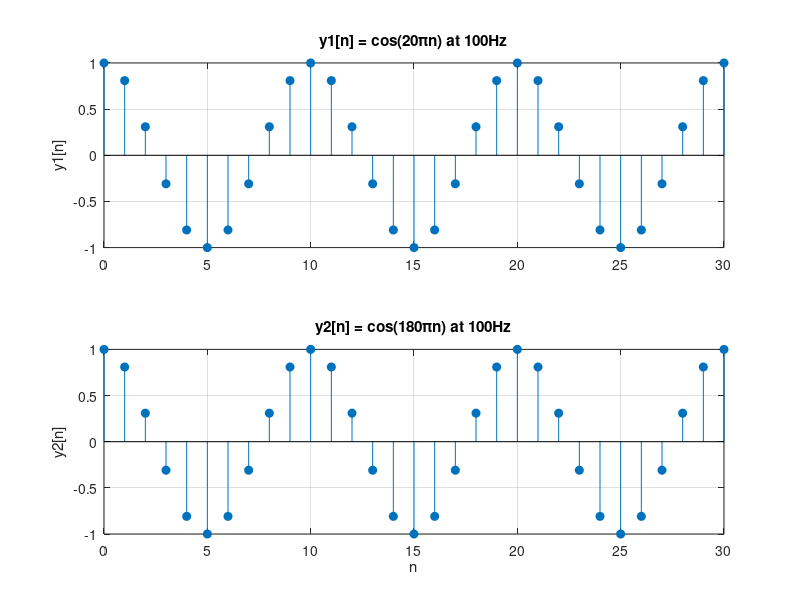
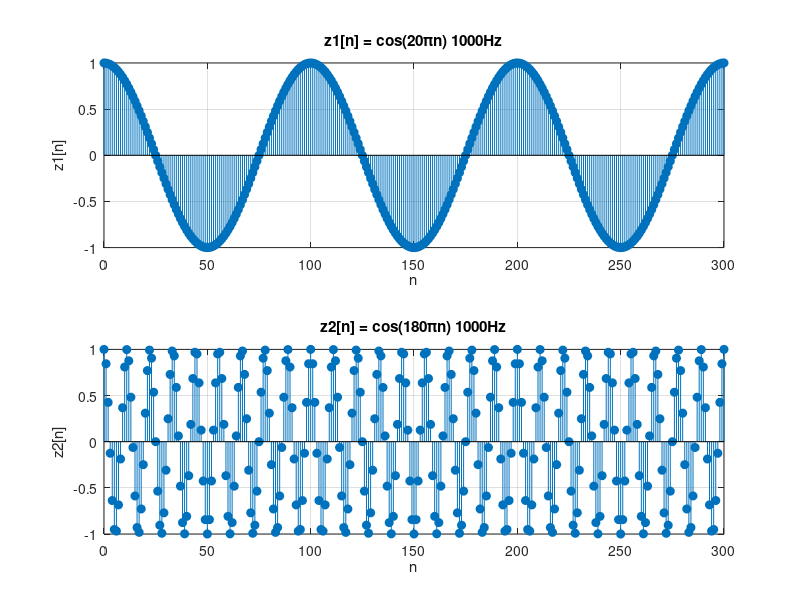
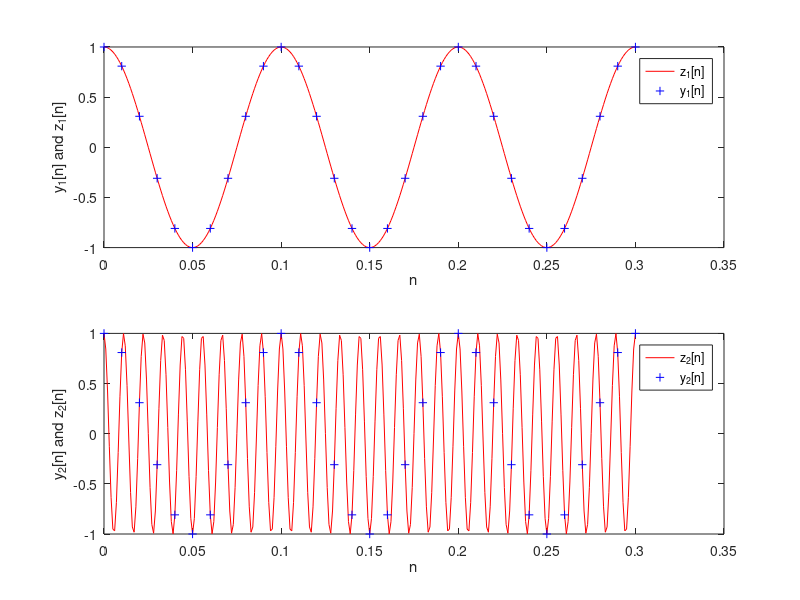
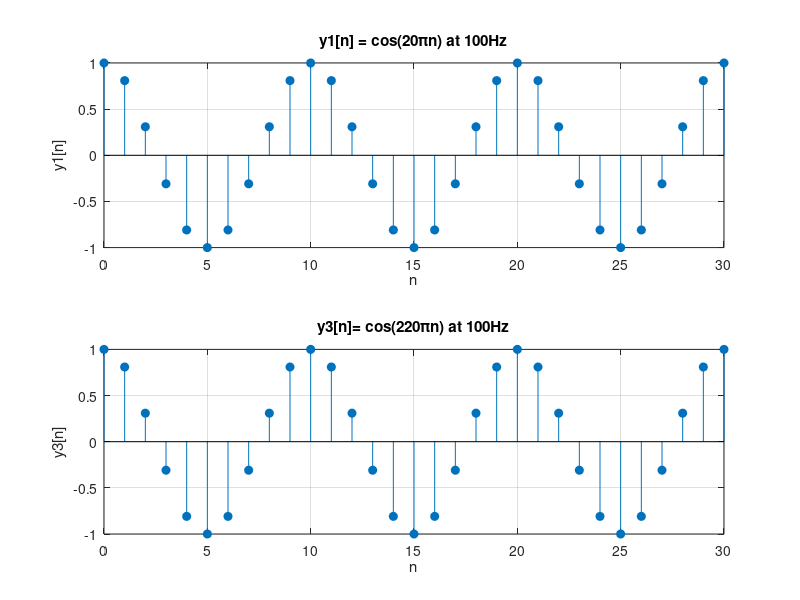

Reproduce these figures in MATLAB, in order.

fs1 = 100;            % Sampling frequency in Hz
n1 = 0:30;            % Discrete time index from 0 to 30
Ts = 1/fs1;           % Sampling period

% Define the signals
y1 = cos(0.2 * pi * n1);   % y1[n] = cos(0.2 * pi * n)
y2 = cos(1.8 * pi * n1);   % y2[n] = cos(1.8 * pi * n)


figure;
% Plot y1[n]
subplot(2, 1, 1);
stem(n1, y1, 'filled');  % Stem plot for y1[n]
title('y1[n] = cos(20πn) at 100Hz');
% xlabel('n');
ylabel('y1[n]');
grid on;

% Plot y2[n]
subplot(2, 1, 2);
stem(n1, y2, 'filled');  % Stem plot for y2[n]
title('y2[n] = cos(180πn) at 100Hz');
xlabel('n');
ylabel('y2[n]');
grid on;

% Part b starts here
fs2 = 1000;            % Sampling frequency in Hz
n2 = 0:300;            % Discrete time index from 0 to 300
Ts = 1/fs2;            % Sampling period

% Define the signals
z1 = cos(0.02 * pi * n2);   % z1[n] = cos(0.02 * pi * n)
z2 = cos(0.18 * pi * n2);   % z2[n] = cos(0.18 * pi * n)

% Create stem plots
figure;

% Plot z1[n]
subplot(2, 1, 1);
stem(n2, z1, 'filled');  % Stem plot for z1[n]
title('z1[n] = cos(20πn) 1000Hz');
xlabel('n');
ylabel('z1[n]');
grid on;

% Plot z2[n]
subplot(2, 1, 2);
stem(n2, z2, 'filled');  % Stem plot for z2[n]
title('z2[n] = cos(180πn) 1000Hz');
xlabel('n');
ylabel('z2[n]');
grid on;

figure;
subplot(2,1,1);
plot(n2/fs2, z1, 'r-', n1/fs1, y1, 'b+');
xlabel('n'); ylabel('y_1[n] and z_1[n]');
legend('z_1[n]', 'y_1[n]');

subplot(2,1,2);
plot(n2/fs2, z2, 'r-', n1/fs1, y2, 'b+');
xlabel('n'); ylabel('y_2[n] and z_2[n]');
legend('z_2[n]', 'y_2[n]');

% Given parameters for part c
fs3 = 100;  % Sampling frequency in Hz
n3 = 0:30;   % Sample indices for y1 and y3

% y3[n] corresponds to the new continuous-time signal x3(t)
y3 = cos(220 * pi * n3 * (1/fs3));  % Example signal for x3(t)

% Create stem plots
figure;

% Plot z1[n]
subplot(2, 1, 1);
stem(n3, y1, 'filled');  % Stem plot for z1[n]
title('y1[n] = cos(20πn) at 100Hz');
xlabel('n');
ylabel('y1[n]');
grid on;

% Plot z2[n]
subplot(2, 1, 2);
stem(n3, y3, 'filled');  % Stem plot for z2[n]
title('y3[n]= cos(220πn) at 100Hz');
xlabel('n');
ylabel('y3[n]');
grid on;
